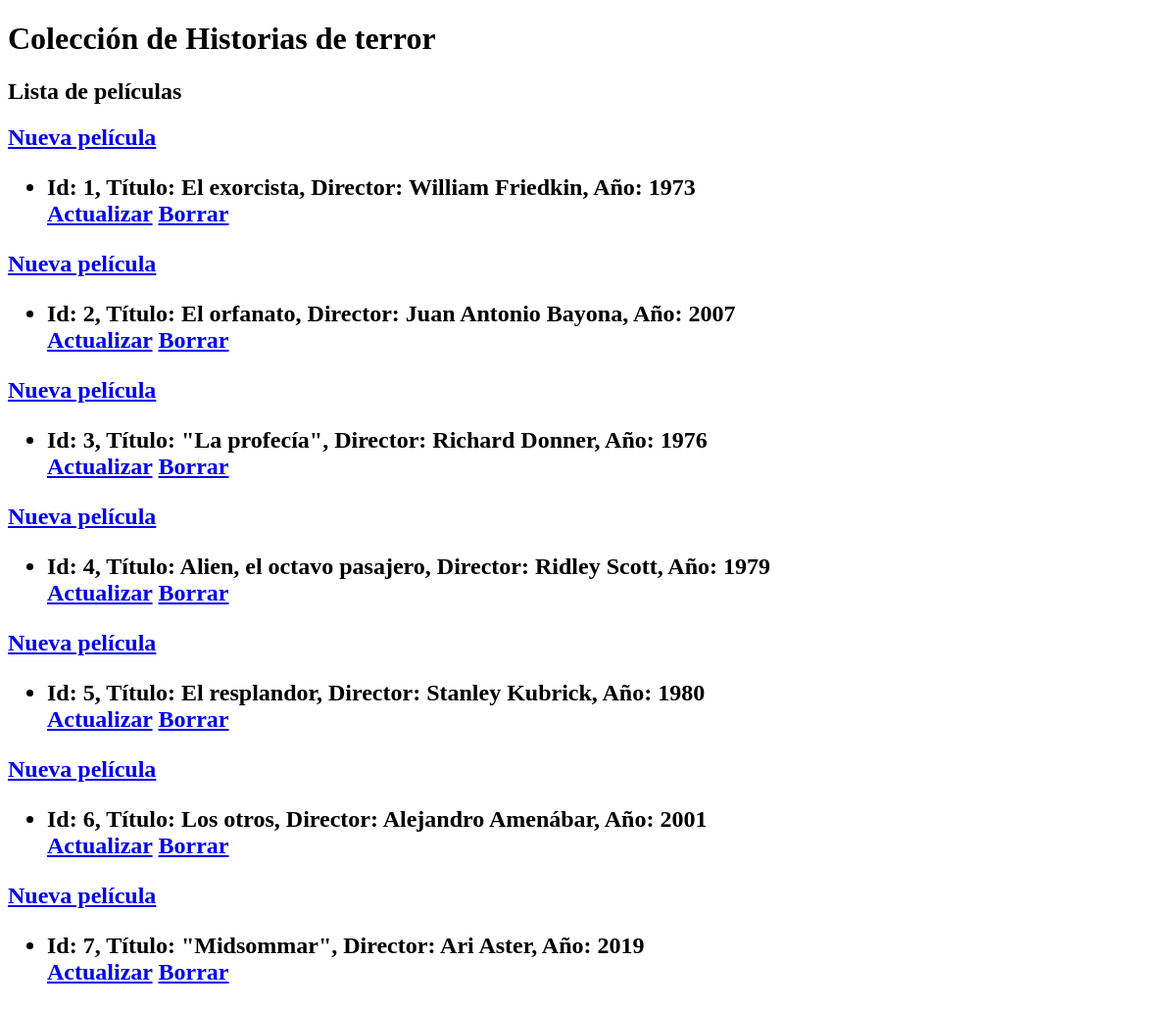
Page /peliculas/ on the earlier database version.
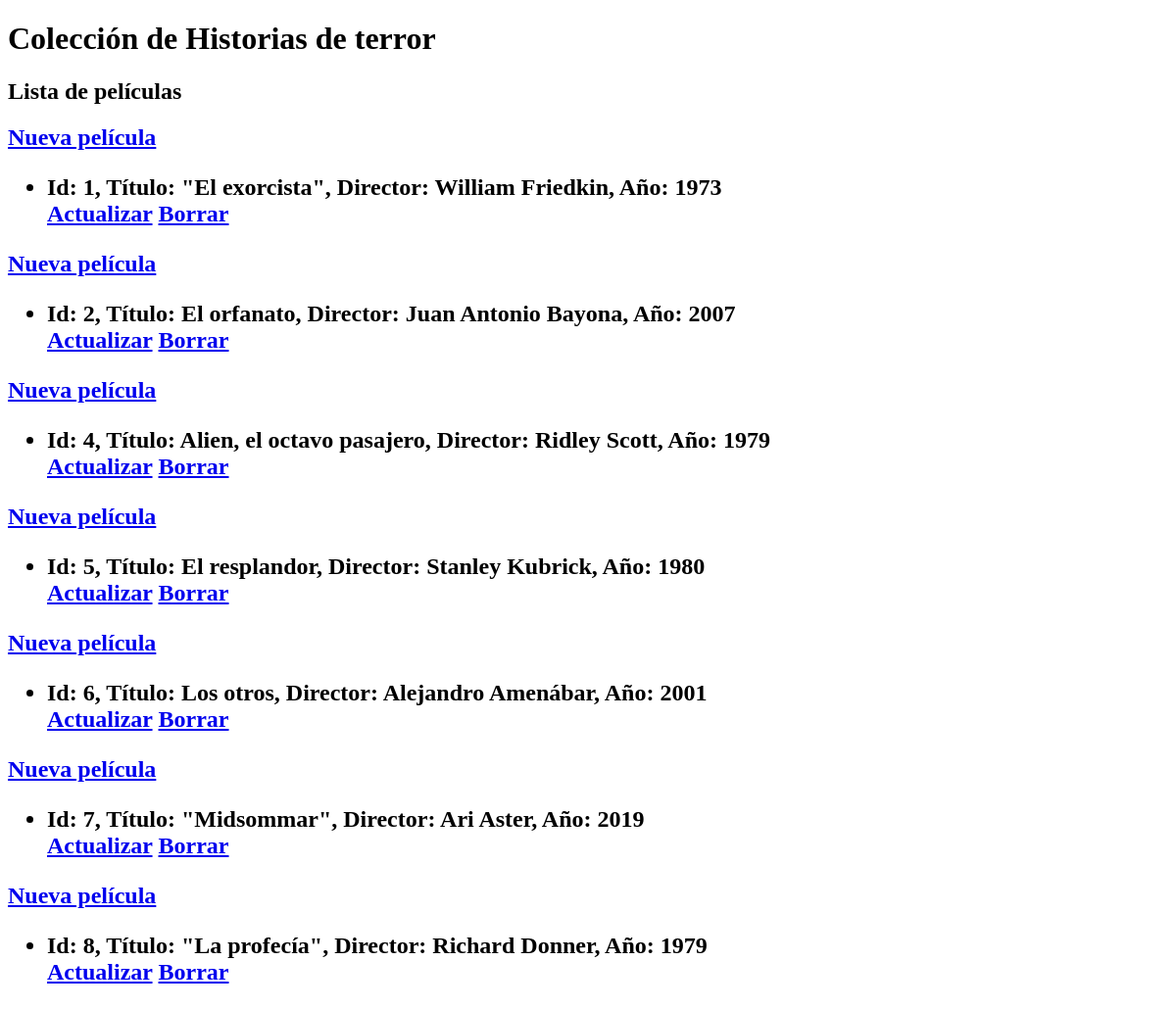
Same page on the later database version.
### aplicacion/models.py (models this page shows, shortened)
class Pelicula(models.Model):
    nombre = models.CharField(max_length=400)
    director = models.CharField(max_length=200)
    año = models.IntegerField()

### aplicacion/views.py (the view)
# urls.py: path("peliculas/", mostrar_peliculas),
def mostrar_peliculas(request):
  lista_peliculas = Pelicula.objects.all()
  return render(request, "aplicacion/peliculas.html", {"lista_peliculas": lista_peliculas})

### aplicacion/templates/aplicacion/peliculas.html
{% extends 'aplicacion/base.html' %}
{% block titulo%} Lista de películas {% endblock %}
{% block contenido %}
  {% for pelicula in lista_peliculas %}
  <a href='/peliculas/alta'>Nueva película</a>
      <ul>
           <li> Id: {{pelicula.id}}, Título: {{pelicula.nombre}}, Director: {{pelicula.director}}, Año: {{pelicula.año}} </li>
            <a href='actualizar/{{pelicula.id}}'>Actualizar</a>
            <a href='borrar/{{pelicula.id}}'>Borrar</a>
      </ul>
  {% endfor %}
{% endblock %}

Differences in the rows shown:
removed Pelicula: id "3", nombre "\"La profecía\"", director "Richard Donner", año "1976"
changed Pelicula "William Friedkin": nombre "El exorcista" → "\"El exorcista\""
added Pelicula: id "8", nombre "\"La profecía\"", director "Richard Donner", año "1979"
